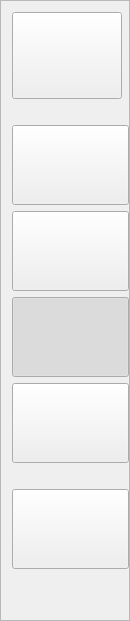
     <widget class="QFrame" name="frame">
      <property name="minimumSize">
       <size>
        <width>130</width>
        <height>0</height>
       </size>
      </property>
      <property name="maximumSize">
       <size>
        <width>130</width>
        <height>16777215</height>
       </size>
      </property>
      <property name="font">
       <font>
        <family>Formula1</family>
        <pointsize>12</pointsize>
       </font>
      </property>
      <property name="frameShape">
       <enum>QFrame::StyledPanel</enum>
      </property>
      <property name="frameShadow">
       <enum>QFrame::Raised</enum>
      </property>
      <layout class="QVBoxLayout" name="verticalLayout">
       <property name="rightMargin">
        <number>0</number>
       </property>
       <item>
        <widget class="QToolButton" name="F1_logo">
         <property name="sizePolicy">
          <sizepolicy hsizetype="Preferred" vsizetype="Fixed">
           <horstretch>0</horstretch>
           <verstretch>0</verstretch>
          </sizepolicy>
         </property>
         <property name="minimumSize">
          <size>
           <width>30</width>
           <height>60</height>
          </size>
         </property>
         <property name="maximumSize">
          <size>
           <width>110</width>
           <height>16777215</height>
          </size>
         </property>
         <property name="font">
          <font>
           <family>Formula1</family>
           <pointsize>12</pointsize>
          </font>
         </property>
         <property name="text">
          <string/>
         </property>
         <property name="icon">
          <iconset>
           <normaloff>images/f1_icon.png</normaloff>images/f1_icon.png</iconset>
         </property>
         <property name="iconSize">
          <size>
           <width>120</width>
           <height>80</height>
          </size>
         </property>
        </widget>
       </item>
       <item>
        <spacer name="verticalSpacer">
         <property name="font">
          <font>
           <family>Formula1</family>
           <pointsize>12</pointsize>
          </font>
         </property>
         <property name="orientation">
          <enum>Qt::Vertical</enum>
         </property>
         <property name="sizeHint" stdset="0">
          <size>
           <width>20</width>
           <height>20</height>
          </size>
         </property>
        </spacer>
       </item>
       <item>
        <widget class="QPushButton" name="home">
         <property name="enabled">
          <bool>true</bool>
         </property>
         <property name="minimumSize">
          <size>
           <width>40</width>
           <height>80</height>
          </size>
         </property>
         <property name="font">
          <font>
           <family>Formula1</family>
           <pointsize>12</pointsize>
           <italic>false</italic>
           <bold>false</bold>
          </font>
         </property>
         <property name="text">
          <string/>
         </property>
         <property name="icon">
          <iconset>
           <normaloff>images/home_off.png</normaloff>
           <normalon>images/home_on.png</normalon>
           <disabledoff>images/home_disabled.png</disabledoff>images/home_off.png</iconset>
         </property>
         <property name="iconSize">
          <size>
           <width>40</width>
           <height>75</height>
          </size>
         </property>
         <property name="checkable">
          <bool>true</bool>
         </property>
         <property name="checked">
          <bool>false</bool>
         </property>
         <property name="autoExclusive">
          <bool>true</bool>
         </property>
         <property name="class" stdset="0">
          <string>tabs</string>
         </property>
        </widget>
       </item>
       <item>
        <widget class="QPushButton" name="standings">
         <property name="enabled">
          <bool>true</bool>
         </property>
         <property name="minimumSize">
          <size>
           <width>40</width>
           <height>80</height>
          </size>
         </property>
         <property name="font">
          <font>
           <family>Formula1</family>
           <pointsize>12</pointsize>
          </font>
         </property>
         <property name="text">
          <string/>
         </property>
         <property name="icon">
          <iconset>
           <normaloff>images/standings_off.png</normaloff>
           <normalon>images/standings_on.png</normalon>
           <disabledoff>images/standings_disabled.png</disabledoff>images/standings_off.png</iconset>
         </property>
         <property name="iconSize">
          <size>
           <width>40</width>
           <height>75</height>
          </size>
         </property>
         <property name="checkable">
          <bool>true</bool>
         </property>
         <property name="autoExclusive">
          <bool>true</bool>
         </property>
         <property name="class" stdset="0">
          <string>tabs</string>
         </property>
        </widget>
       </item>
       <item>
        <widget class="QPushButton" name="comparison">
         <property name="enabled">
          <bool>true</bool>
         </property>
         <property name="minimumSize">
          <size>
           <width>40</width>
           <height>80</height>
          </size>
         </property>
         <property name="font">
          <font>
           <family>Formula1</family>
           <pointsize>12</pointsize>
          </font>
         </property>
         <property name="styleSheet">
          <string notr="true"/>
         </property>
         <property name="text">
          <string/>
         </property>
         <property name="icon">
          <iconset>
           <normaloff>images/driv_compare_tab_off.png</normaloff>
           <normalon>images/driv_compare_tab_on.png</normalon>
           <disabledoff>images/driv_compare_tab_disabled.png</disabledoff>images/driv_compare_tab_off.png</iconset>
         </property>
         <property name="iconSize">
          <size>
           <width>40</width>
           <height>75</height>
          </size>
         </property>
         <property name="checkable">
          <bool>true</bool>
         </property>
         <property name="checked">
          <bool>true</bool>
         </property>
         <property name="autoExclusive">
          <bool>true</bool>
         </property>
         <property name="class" stdset="0">
          <string>tabs</string>
         </property>
        </widget>
       </item>
       <item>
        <widget class="QPushButton" name="session_info">
         <property name="enabled">
          <bool>true</bool>
         </property>
         <property name="minimumSize">
          <size>
           <width>40</width>
           <height>80</height>
          </size>
         </property>
         <property name="font">
          <font>
           <family>Formula1</family>
           <pointsize>12</pointsize>
          </font>
         </property>
         <property name="text">
          <string/>
         </property>
         <property name="icon">
          <iconset>
           <normaloff>images/track_off.png</normaloff>
           <normalon>images/track_on.png</normalon>
           <disabledoff>images/track_disabled.png</disabledoff>images/track_off.png</iconset>
         </property>
         <property name="iconSize">
          <size>
           <width>40</width>
           <height>75</height>
          </size>
         </property>
         <property name="checkable">
          <bool>true</bool>
         </property>
         <property name="autoExclusive">
          <bool>true</bool>
         </property>
         <property name="class" stdset="0">
          <string>tabs</string>
         </property>
        </widget>
       </item>
       <item>
        <spacer name="verticalSpacer_2">
         <property name="font">
          <font>
           <family>Formula1</family>
           <pointsize>12</pointsize>
          </font>
         </property>
         <property name="orientation">
          <enum>Qt::Vertical</enum>
         </property>
         <property name="sizeHint" stdset="0">
          <size>
           <width>20</width>
           <height>20</height>
          </size>
         </property>
        </spacer>
       </item>
       <item>
        <widget class="QPushButton" name="settings">
         <property name="minimumSize">
          <size>
           <width>40</width>
           <height>80</height>
          </size>
         </property>
         <property name="font">
          <font>
           <family>Formula1</family>
           <pointsize>12</pointsize>
          </font>
         </property>
         <property name="text">
          <string/>
         </property>
         <property name="icon">
          <iconset>
           <normaloff>images/settings_off.png</normaloff>
           <normalon>images/settings_on.png</normalon>
           <disabledoff>images/standings_disabled.png</disabledoff>images/settings_off.png</iconset>
         </property>
         <property name="iconSize">
          <size>
           <width>40</width>
           <height>75</height>
          </size>
         </property>
         <property name="checkable">
          <bool>true</bool>
         </property>
         <property name="autoExclusive">
          <bool>true</bool>
         </property>
         <property name="class" stdset="0">
          <string>tabs</string>
         </property>
        </widget>
       </item>
       <item>
        <spacer name="verticalSpacer_3">
         <property name="font">
          <font>
           <family>Formula1</family>
           <pointsize>12</pointsize>
          </font>
         </property>
         <property name="orientation">
          <enum>Qt::Vertical</enum>
         </property>
         <property name="sizeHint" stdset="0">
          <size>
           <width>20</width>
           <height>40</height>
          </size>
         </property>
        </spacer>
       </item>
      </layout>
     </widget>
